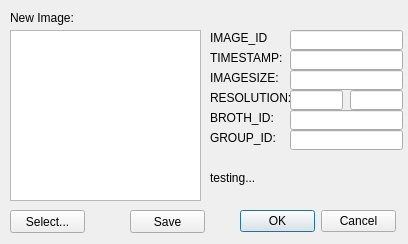
<?xml version="1.0" encoding="UTF-8"?>
<ui version="4.0">
 <class>uploadDialog</class>
 <widget class="QDialog" name="uploadDialog">
  <property name="geometry">
   <rect>
    <x>0</x>
    <y>0</y>
    <width>408</width>
    <height>244</height>
   </rect>
  </property>
  <property name="windowTitle">
   <string>StreptoDB - Bilder Upload</string>
  </property>
  <widget class="QDialogButtonBox" name="buttonBox">
   <property name="geometry">
    <rect>
     <x>240</x>
     <y>210</y>
     <width>156</width>
     <height>23</height>
    </rect>
   </property>
   <property name="orientation">
    <enum>Qt::Horizontal</enum>
   </property>
   <property name="standardButtons">
    <set>QDialogButtonBox::Cancel|QDialogButtonBox::Ok</set>
   </property>
  </widget>
  <widget class="QGraphicsView" name="graphicsView">
   <property name="geometry">
    <rect>
     <x>10</x>
     <y>30</y>
     <width>191</width>
     <height>171</height>
    </rect>
   </property>
  </widget>
  <widget class="QPushButton" name="pushButton">
   <property name="geometry">
    <rect>
     <x>10</x>
     <y>210</y>
     <width>75</width>
     <height>23</height>
    </rect>
   </property>
   <property name="text">
    <string>Select...</string>
   </property>
  </widget>
  <widget class="QLabel" name="label">
   <property name="geometry">
    <rect>
     <x>10</x>
     <y>10</y>
     <width>91</width>
     <height>16</height>
    </rect>
   </property>
   <property name="text">
    <string>New Image:</string>
   </property>
  </widget>
  <widget class="QLabel" name="label_2">
   <property name="geometry">
    <rect>
     <x>210</x>
     <y>30</y>
     <width>81</width>
     <height>16</height>
    </rect>
   </property>
   <property name="text">
    <string>IMAGE_ID</string>
   </property>
  </widget>
  <widget class="QLineEdit" name="lineEdit_image_id">
   <property name="geometry">
    <rect>
     <x>290</x>
     <y>30</y>
     <width>113</width>
     <height>20</height>
    </rect>
   </property>
  </widget>
  <widget class="QLabel" name="label_3">
   <property name="geometry">
    <rect>
     <x>210</x>
     <y>50</y>
     <width>81</width>
     <height>16</height>
    </rect>
   </property>
   <property name="text">
    <string>TIMESTAMP:</string>
   </property>
  </widget>
  <widget class="QLineEdit" name="lineEdit_timestamp">
   <property name="geometry">
    <rect>
     <x>290</x>
     <y>50</y>
     <width>113</width>
     <height>20</height>
    </rect>
   </property>
  </widget>
  <widget class="QLabel" name="label_4">
   <property name="geometry">
    <rect>
     <x>210</x>
     <y>70</y>
     <width>81</width>
     <height>16</height>
    </rect>
   </property>
   <property name="text">
    <string>IMAGESIZE:</string>
   </property>
  </widget>
  <widget class="QLineEdit" name="lineEdit_imagesize">
   <property name="geometry">
    <rect>
     <x>290</x>
     <y>70</y>
     <width>113</width>
     <height>20</height>
    </rect>
   </property>
  </widget>
  <widget class="QLabel" name="label_5">
   <property name="geometry">
    <rect>
     <x>210</x>
     <y>90</y>
     <width>81</width>
     <height>16</height>
    </rect>
   </property>
   <property name="text">
    <string>RESOLUTION:</string>
   </property>
  </widget>
  <widget class="QLineEdit" name="lineEdit_resolution_x">
   <property name="geometry">
    <rect>
     <x>290</x>
     <y>90</y>
     <width>53</width>
     <height>20</height>
    </rect>
   </property>
  </widget>
  <widget class="QLabel" name="label_6">
   <property name="geometry">
    <rect>
     <x>210</x>
     <y>110</y>
     <width>81</width>
     <height>16</height>
    </rect>
   </property>
   <property name="text">
    <string>BROTH_ID:</string>
   </property>
  </widget>
  <widget class="QLineEdit" name="lineEdit_broth_id">
   <property name="geometry">
    <rect>
     <x>290</x>
     <y>110</y>
     <width>113</width>
     <height>20</height>
    </rect>
   </property>
  </widget>
  <widget class="QLabel" name="label_7">
   <property name="geometry">
    <rect>
     <x>210</x>
     <y>130</y>
     <width>81</width>
     <height>16</height>
    </rect>
   </property>
   <property name="text">
    <string>GROUP_ID:</string>
   </property>
  </widget>
  <widget class="QLineEdit" name="lineEdit_group_id">
   <property name="geometry">
    <rect>
     <x>290</x>
     <y>130</y>
     <width>113</width>
     <height>20</height>
    </rect>
   </property>
  </widget>
  <widget class="QLabel" name="label_test">
   <property name="geometry">
    <rect>
     <x>210</x>
     <y>170</y>
     <width>191</width>
     <height>16</height>
    </rect>
   </property>
   <property name="text">
    <string>testing...</string>
   </property>
  </widget>
  <widget class="QPushButton" name="pushButton_2">
   <property name="geometry">
    <rect>
     <x>130</x>
     <y>210</y>
     <width>75</width>
     <height>23</height>
    </rect>
   </property>
   <property name="text">
    <string>Save</string>
   </property>
  </widget>
  <widget class="QLineEdit" name="lineEdit_resolution_y">
   <property name="geometry">
    <rect>
     <x>350</x>
     <y>90</y>
     <width>53</width>
     <height>20</height>
    </rect>
   </property>
  </widget>
 </widget>
 <resources/>
 <connections>
  <connection>
   <sender>buttonBox</sender>
   <signal>accepted()</signal>
   <receiver>uploadDialog</receiver>
   <slot>accept()</slot>
   <hints>
    <hint type="sourcelabel">
     <x>240</x>
     <y>224</y>
    </hint>
    <hint type="destinationlabel">
     <x>157</x>
     <y>243</y>
    </hint>
   </hints>
  </connection>
  <connection>
   <sender>buttonBox</sender>
   <signal>rejected()</signal>
   <receiver>uploadDialog</receiver>
   <slot>reject()</slot>
   <hints>
    <hint type="sourcelabel">
     <x>240</x>
     <y>230</y>
    </hint>
    <hint type="destinationlabel">
     <x>286</x>
     <y>243</y>
    </hint>
   </hints>
  </connection>
  <connection>
   <sender>pushButton</sender>
   <signal>clicked()</signal>
   <receiver>uploadDialog</receiver>
   <slot>openFile()</slot>
   <hints>
    <hint type="sourcelabel">
     <x>47</x>
     <y>221</y>
    </hint>
    <hint type="destinationlabel">
     <x>168</x>
     <y>216</y>
    </hint>
   </hints>
  </connection>
  <connection>
   <sender>pushButton_2</sender>
   <signal>clicked()</signal>
   <receiver>uploadDialog</receiver>
   <slot>insertIntoDB()</slot>
   <hints>
    <hint type="sourcelabel">
     <x>167</x>
     <y>221</y>
    </hint>
    <hint type="destinationlabel">
     <x>203</x>
     <y>121</y>
    </hint>
   </hints>
  </connection>
 </connections>
 <slots>
  <slot>openFile()</slot>
  <slot>insertIntoDB()</slot>
 </slots>
</ui>
